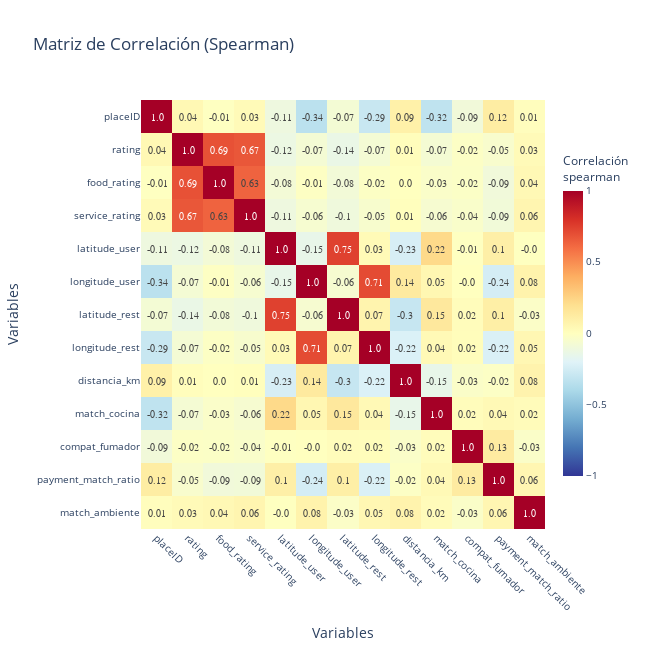

The code cell stored with this chart in its notebook:
### Code cell
# Correlación de Spearman (no lineal)
visualization.plot_interactive_correlation_heatmap(
    datos_limpios,
    method='spearman'
)

### Figure 1 — Plotly figure (JSON) as saved in the notebook; plotly's stock layout.template omitted (floating-point values rounded to 4 significant figures; data arrays with more than 128 entries replaced by an {"elided": "..."} marker saying what was removed)
{"data": [{"coloraxis": "coloraxis", "hovertemplate": "x: %{x}<br>y: %{y}<br>Correlación spearman: %{z}<extra></extra>", "name": "0", "text": {"elided": "13x13 str values"}, "textfont": {"family": "Arial", "size": 10}, "texttemplate": "%{text}", "type": "heatmap", "x": ["placeID", "rating", "food_rating", "service_rating", "latitude_user", "longitude_user", "latitude_rest", "longitude_rest", "distancia_km", "match_cocina", "compat_fumador", "payment_match_ratio", "match_ambiente"], "xaxis": "x", "y": ["placeID", "rating", "food_rating", "service_rating", "latitude_user", "longitude_user", "latitude_rest", "longitude_rest", "distancia_km", "match_cocina", "compat_fumador", "payment_match_ratio", "match_ambiente"], "yaxis": "y", "z": {"elided": "13x13 float values"}}], "layout": {"coloraxis": {"cmax": 1, "cmin": -1, "colorbar": {"len": 0.8, "thickness": 20, "tickfont": {"size": 10}, "title": {"text": "Correlación<br>spearman"}}, "colorscale": [[0, "rgb(49,54,149)"], [0.1, "rgb(69,117,180)"], [0.2, "rgb(116,173,209)"], [0.3, "rgb(171,217,233)"], [0.4, "rgb(224,243,248)"], [0.5, "rgb(255,255,191)"], [0.6, "rgb(254,224,144)"], [0.7, "rgb(253,174,97)"], [0.8, "rgb(244,109,67)"], [0.9, "rgb(215,48,39)"], [1, "rgb(165,0,38)"]]}, "font": {"size": 12}, "height": 650, "margin": {"b": 100, "l": 100, "r": 100, "t": 100}, "title": {"text": "Matriz de Correlación (Spearman)"}, "width": 650, "xaxis": {"anchor": "y", "domain": [0, 1], "side": "bottom", "tickangle": 45, "tickfont": {"size": 10}, "title": {"text": "Variables"}}, "yaxis": {"anchor": "x", "autorange": "reversed", "domain": [0, 1], "tickfont": {"size": 10}, "title": {"text": "Variables"}}}}
